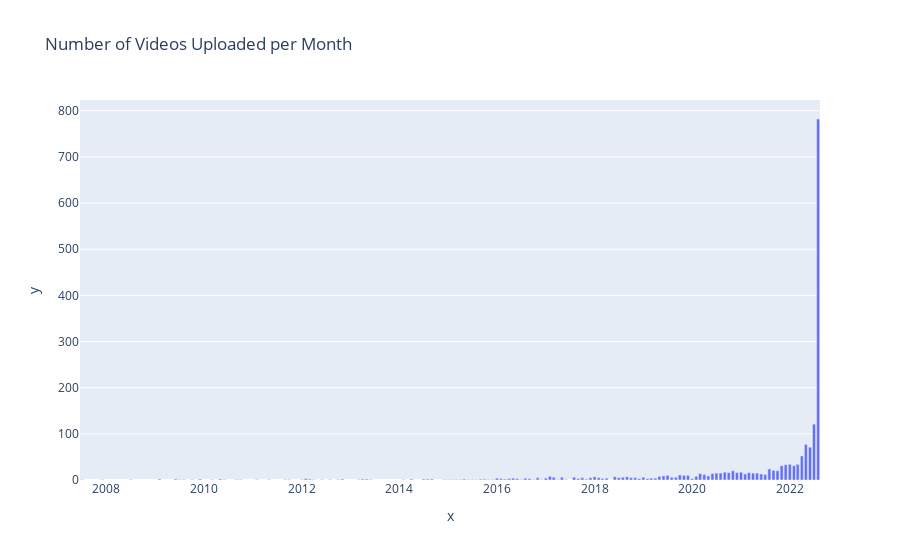

Here is the notebook cell this chart was saved with:
### Code cell
# 6. Monthly Video Upload Frequency
videos_clean['Month'] = videos_clean['Published At'].dt.strftime('%Y-%m')
monthly_uploads = videos_clean['Month'].value_counts().sort_index()
fig = px.bar(x=monthly_uploads.index, y=monthly_uploads.values,
             title='Number of Videos Uploaded per Month')
fig.show()

### Figure 1 — Plotly figure (JSON) as saved in the notebook; plotly's stock layout.template omitted (floating-point values rounded to 4 significant figures)
{"data": [{"alignmentgroup": "True", "hovertemplate": "x=%{x}<br>y=%{y}<extra></extra>", "legendgroup": "", "marker": {"color": "#636efa", "pattern": {"shape": ""}}, "name": "", "offsetgroup": "", "orientation": "v", "showlegend": false, "textposition": "auto", "type": "bar", "x": ["2007-07", "2007-12", "2008-07", "2009-02", "2009-06", "2009-07", "2009-08", "2009-10", "2009-12", "2010-03", "2010-05", "2010-06", "2010-09", "2010-10", "2011-02", "2011-05", "2011-09", "2011-10", "2012-01", "2012-02", "2012-03", "2012-04", "2012-06", "2012-08", "2012-10", "2012-11", "2013-03", "2013-04", "2013-05", "2013-06", "2014-02", "2014-04", "2014-07", "2014-08", "2014-09", "2014-12", "2015-01", "2015-02", "2015-03", "2015-04", "2015-05", "2015-06", "2015-07", "2015-08", "2015-09", "2015-10", "2015-11", "2015-12", "2016-01", "2016-02", "2016-03", "2016-04", "2016-05", "2016-06", "2016-07", "2016-08", "2016-09", "2016-10", "2016-11", "2016-12", "2017-01", "2017-02", "2017-03", "2017-04", "2017-05", "2017-06", "2017-08", "2017-09", "2017-10", "2017-11", "2017-12", "2018-01", "2018-02", "2018-03", "2018-04", "2018-06", "2018-07", "2018-08", "2018-09", "2018-10", "2018-11", "2018-12", "2019-01", "2019-02", "2019-03", "2019-04", "2019-05", "2019-06", "2019-07", "2019-08", "2019-09", "2019-10", "2019-11", "2019-12", "2020-01", "2020-02", "2020-03", "2020-04", "2020-05", "2020-06", "2020-07", "2020-08", "2020-09", "2020-10", "2020-11", "2020-12", "2021-01", "2021-02", "2021-03", "2021-04", "2021-05", "2021-06", "2021-07", "2021-08", "2021-09", "2021-10", "2021-11", "2021-12", "2022-01", "2022-02", "2022-03", "2022-04", "2022-05", "2022-06", "2022-07", "2022-08"], "xaxis": "x", "y": [1, 1, 1, 2, 2, 1, 1, 1, 2, 1, 2, 1, 1, 1, 1, 1, 1, 1, 1, 3, 2, 1, 1, 1, 1, 2, 1, 2, 2, 1, 1, 2, 2, 2, 2, 1, 1, 1, 1, 1, 2, 1, 1, 1, 2, 2, 1, 1, 4, 3, 2, 3, 4, 3, 1, 4, 3, 1, 5, 1, 4, 8, 6, 1, 6, 1, 6, 3, 5, 2, 5, 7, 5, 3, 4, 7, 5, 6, 7, 5, 5, 3, 6, 3, 4, 4, 8, 9, 10, 6, 6, 11, 10, 10, 3, 8, 14, 12, 9, 14, 15, 15, 17, 16, 20, 16, 17, 13, 16, 15, 15, 13, 12, 24, 21, 20, 31, 33, 34, 31, 34, 52, 77, 71, 121, 782], "yaxis": "y"}], "layout": {"barmode": "relative", "legend": {"tracegroupgap": 0}, "title": {"text": "Number of Videos Uploaded per Month"}, "xaxis": {"anchor": "y", "domain": [0, 1], "title": {"text": "x"}}, "yaxis": {"anchor": "x", "domain": [0, 1], "title": {"text": "y"}}}}
